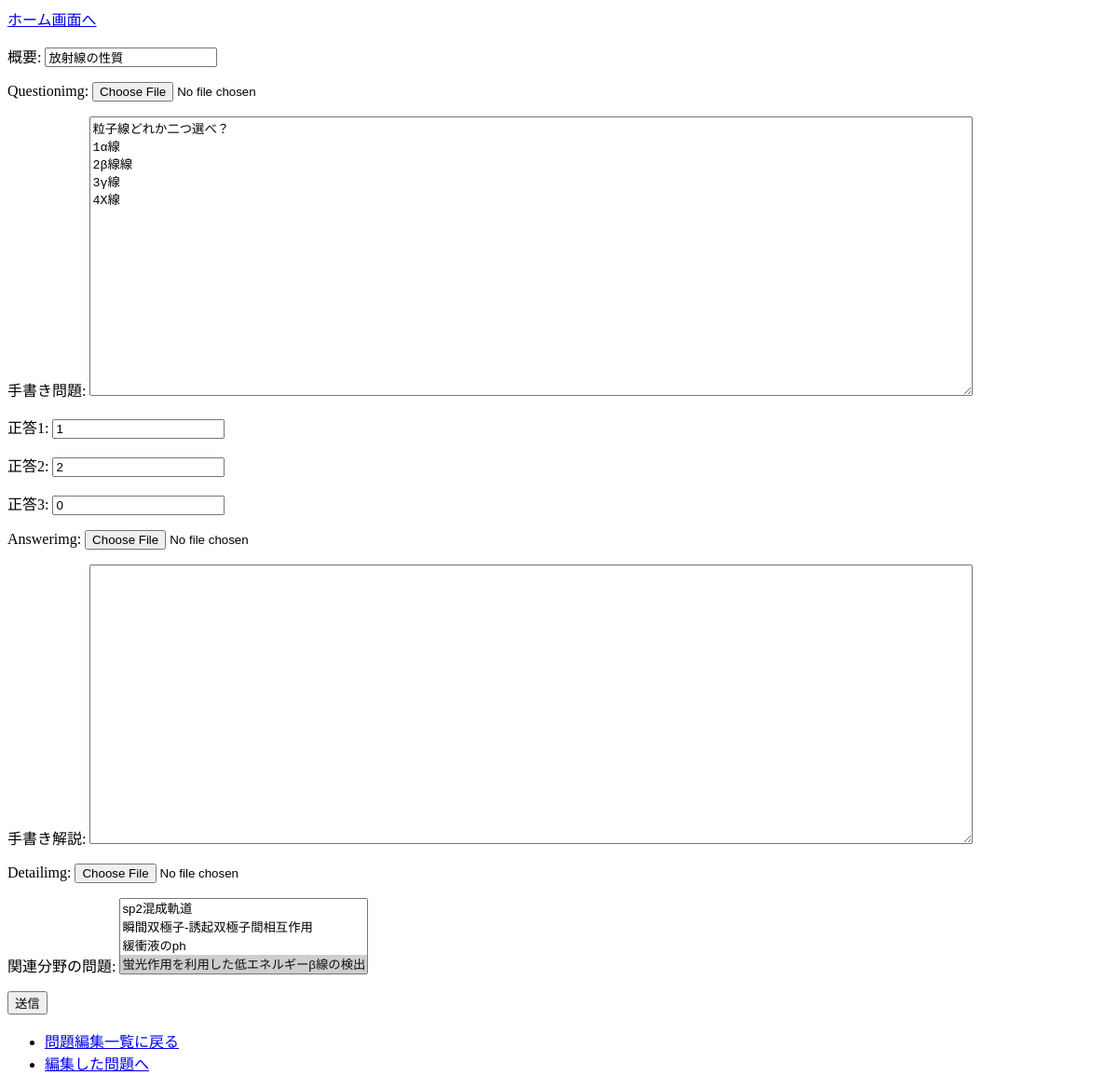
Page /update/6 on the earlier database version.
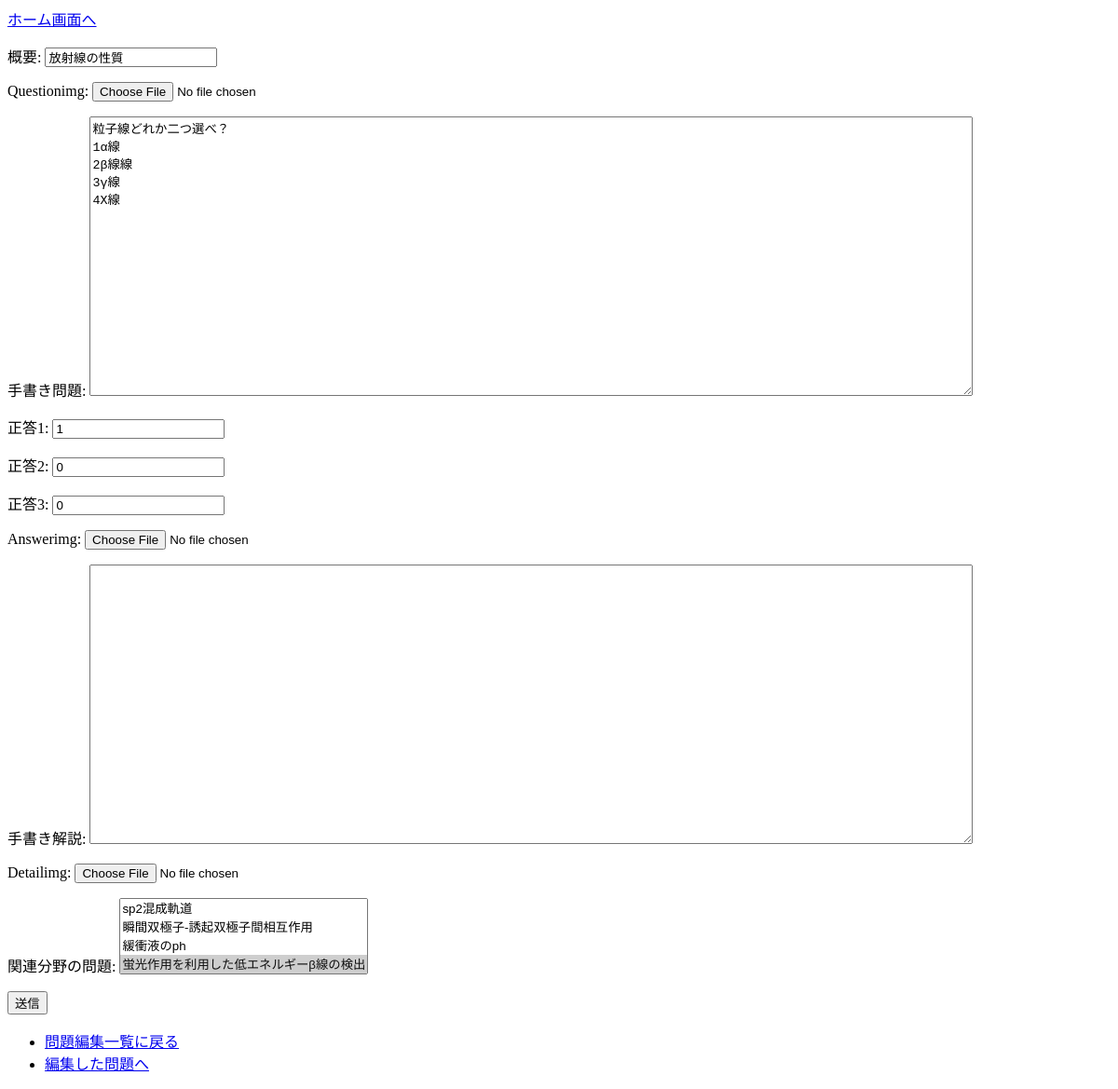
Same page on the later database version.
### cbt/models.py (models this page shows)
class Detail(models.Model):
    field=models.ForeignKey('Field',verbose_name="科目選択",on_delete=models.CASCADE)
    title=models.CharField(verbose_name="概要",max_length=100)#問題タイトル
    questionimg=models.ImageField(upload_to='questionimage',blank=True,null=True,unique=False)
    questiontxt=models.TextField(verbose_name='手書き問題',blank=True,null=True)
    answernum1=models.IntegerField(verbose_name="正答1",
        default=1,#選択肢無しは０にする
        unique=False,
        validators=[MinValueValidator(1),MaxValueValidator(10)]
        )
    answernum2=models.IntegerField(verbose_name="正答2",
        default=0,#選択肢無しは０にする
        blank=True,
        null=True,
        unique=False,
        validators=[MinValueValidator(0),MaxValueValidator(10)]
        )
    answernum3=models.IntegerField(verbose_name="正答3",
        default=0,#選択肢無しは０にする
        blank=True,
        null=True,
        unique=False,
        validators=[MinValueValidator(0),MaxValueValidator(10)]
        )
    answerimg=models.ImageField(upload_to='answerimage',blank=True,null=True,unique=False)
    answertxt=models.TextField(verbose_name='手書き解説',blank=True,null=True)
    detailimg=models.ImageField(upload_to='detaileimage',blank=True,null=True,unique=False)
    relation=models.ManyToManyField('self',verbose_name="関連分野の問題",blank=True,null=True)
    questionnum=models.IntegerField(verbose_name="ソート用",
        default=1,
        blank=True,
        null=True,
        unique=False,
        validators=[MinValueValidator(1)]
        )
    def __str__(self):
        return self.title
    class Meta:
        verbose_name_plural="出題問題"

### cbt/views.py (the view, shortened to what this page needs)
# urls.py: path('update/<int:pk>',views.QuestionUpdate.as_view(),name="update")
class QuestionUpdate(UpdateView):
    template_name="update.html"
    model=Detail
    fields=[
        'title',
    'questionimg',
    'questiontxt',
    'answernum1',
    'answernum2',
    'answernum3',
    'answerimg',
    'answertxt',
    'detailimg',
    'relation',
    ]

### cbt/templates/update.html (shortened to what this page needs)
{% load static %}
<a href="{% url 'cbt:home' %}">ホーム画面へ</a>
<form method="POST">
    {{form.as_p}}
    <button type="submit">送信</button>
</form>
<ul>
    <li><a href="{% url 'cbt:updatelist' %}">問題編集一覧に戻る</a></li>
    <li><a href="{% url 'cbt:question' object.pk %}">編集した問題へ</a></li>
</ul>

### cbt/templates/update.html (style rules this page uses)
#id_questiontxt { width:80%; height:300px; }
#id_answertxt { width:80%; height:300px; }

Differences in the rows shown:
changed Detail "粒子線どれか二つ選べ？ 1α線 2β線線 3γ線 4X線": answernum2 "2" → "0"
